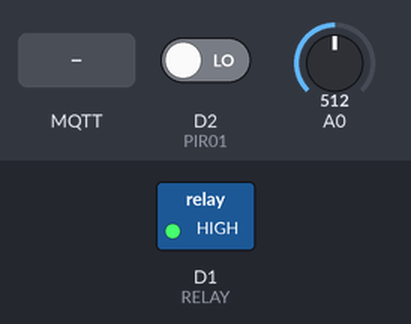
Bench run of a sketch on a simulated ESP8266 (NodeMCU). Parts: switched loads named in the sketch (green lamp = pin HIGH). Inputs (shaded band) come from the test bench; at power-on: A0 = 512, D2 (PIR01) LOW. WiFi joins after 1.5 s; servers stay silent unless stated; random numbers use the default seed unless the sketch sets one; no MQTT or app messages arrive unless stated; what the sketch prints to the serial monitor is not drawn.

Above: at 2.7 s.
2.8 s: A0 set to 491
At 4.9 s:
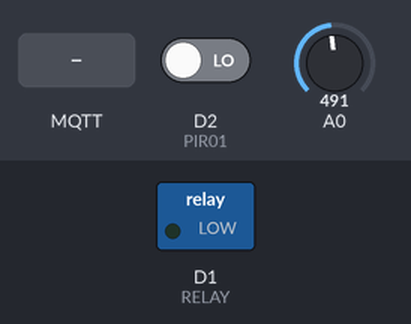
12.0 s: MQTT message "1" arrives on the first subscribed topic
At 12.8 s:
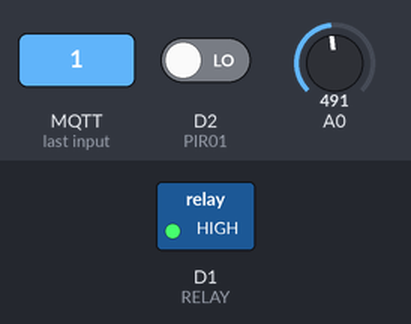
Timing chart, 0 to 19.5 s (numbered marks = the images above; inputs shaded):
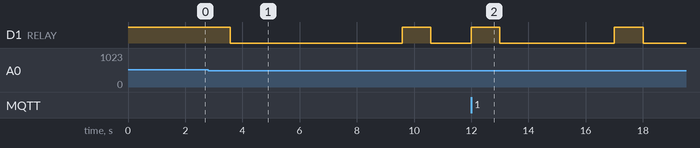

Measured:
- the behaviour switches between 500 and 499 on A0 (found by bisection; images 0 and 1)
- after the input at 2.8 s, D1 (RELAY): HIGH → LOW after 0.78 s, → HIGH 6.0 s later, → LOW 1.0 s later
- after the input at 12.0 s, D1 (RELAY): alternates HIGH for 1.0 s and LOW for 4.0 s, 4 changes in all, then stays LOW, starting at once

The sketch:

FireSecureNodeMCU.ino
```cpp
#include <ESP8266WiFi.h>
#include <PubSubClient.h>

#define RELAY D1
#define PIR01 D2
#define DELIMETER 500

const char* ssid = "wifi";
const char* password = "password";
const char* mqtt_server = "192.168.1.5";

WiFiClient espClient;
PubSubClient client(espClient);

long lastMsg = 0;
long lastMsg1 = 0;
int analogLineState = 0;
int detectState = 0;
int state = 0;
int relayDelayTime = 0;

void setup_wifi() {
  delay(10);
  // We start by connecting to a WiFi network
  Serial.println();
  Serial.print("Connecting to ");
  Serial.println(ssid);

  WiFi.begin(ssid, password);

  while (WiFi.status() != WL_CONNECTED) {
    delay(500);
    Serial.print(".");
  }

  randomSeed(micros());

  Serial.println("");
  Serial.println("WiFi connected");
  Serial.println("IP address: ");
  Serial.println(WiFi.localIP());

}

void callback(char* topic, byte* payload, unsigned int length) {
  String topicValue = "";

  for (int i = 0; i < length; i++) {
    topicValue += (char)payload[i];
  }

  if(topic = "firesecure/state"){
    digitalWrite(RELAY, HIGH);
    delay(1000);
    state = 0;
    detectState = 0;
    digitalWrite(RELAY, HIGH);
  }
}

void reconnect() {
  // Loop until we're reconnected
  while (!client.connected()) {
    Serial.print("Attempting MQTT connection...");
    // Create a random client ID
    String clientId = "secure-";
    clientId += String(random(0xffff), HEX);
    // Attempt to connect
    if (client.connect(clientId.c_str()), "esp", "esp99669966q") {
      Serial.println("connected");
      // Once connected, publish an announcement...
      client.publish("firesecure", "firesecure start");
      // ... and resubscribe
      client.subscribe("firesecure/state");
    } else {
      Serial.print("failed, rc=");
      Serial.print(client.state());
      Serial.println(" try again in 5 seconds");
      // Wait 5 seconds before retrying
      delay(5000);
    }
  }
}

void setup() {
  pinMode(RELAY, OUTPUT);
  pinMode(PIR01, INPUT_PULLUP);

  digitalWrite(RELAY, HIGH);

  Serial.begin(9600);

  setup_wifi();
  client.setServer(mqtt_server, 1883);
  client.setCallback(callback);
}

void loop() {

  if (!client.connected()) {
    reconnect();
  }

  client.loop();
  long now = millis();

  if (now - lastMsg1 > 1000) {
    int analogLine = analogRead(A0);

    if (DELIMETER > analogLine && state == 0) {
      relayDelayTime = relayDelayTime + 1;

      if (digitalRead(RELAY) == HIGH) {
        digitalWrite(RELAY, LOW);
        client.publish("firesecure/fire-sensor/relay", String(digitalRead(RELAY)).c_str(), true);
      }

      client.publish("firesecure/fire-sensor/analogLineValue", String(analogLine).c_str(), true);
    }

    if (relayDelayTime > 6) {
      digitalWrite(RELAY, HIGH);
      relayDelayTime = 0;
      detectState = detectState + 1;
    }

    if (detectState > 1)  {
      state = 1;
      digitalWrite(RELAY, LOW);
    }

    lastMsg1 = now;
  }

  if (now - lastMsg > 10000) {
    client.publish("firesecure/fire-sensor/state",           String(state).c_str(), true);
    client.publish("firesecure/fire-sensor/relay",           String(digitalRead(RELAY)).c_str(), true);
    client.publish("firesecure/fire-sensor/detectState",     String(detectState).c_str(), true);
    client.publish("firesecure/fire-sensor/analogLineValue", String(analogRead(A0)).c_str(), true);
    client.publish("secure/PIR01",                           String(digitalRead(PIR01)).c_str(), true);

    lastMsg = now;
  }

}
```
